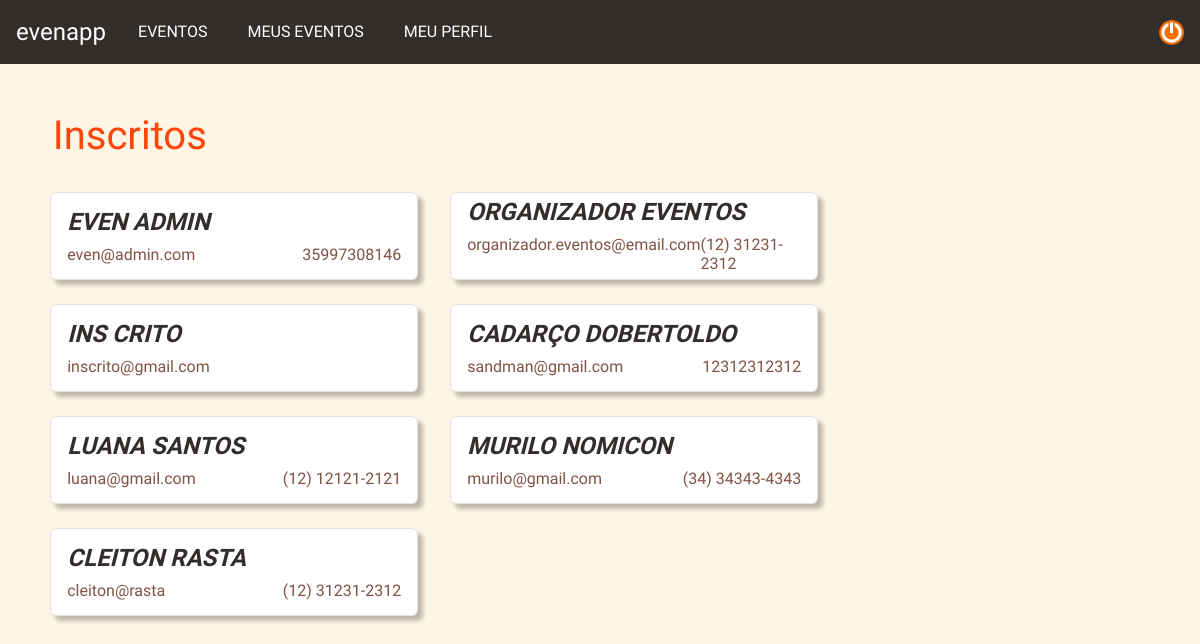
The app's page /users (signed in), older data.
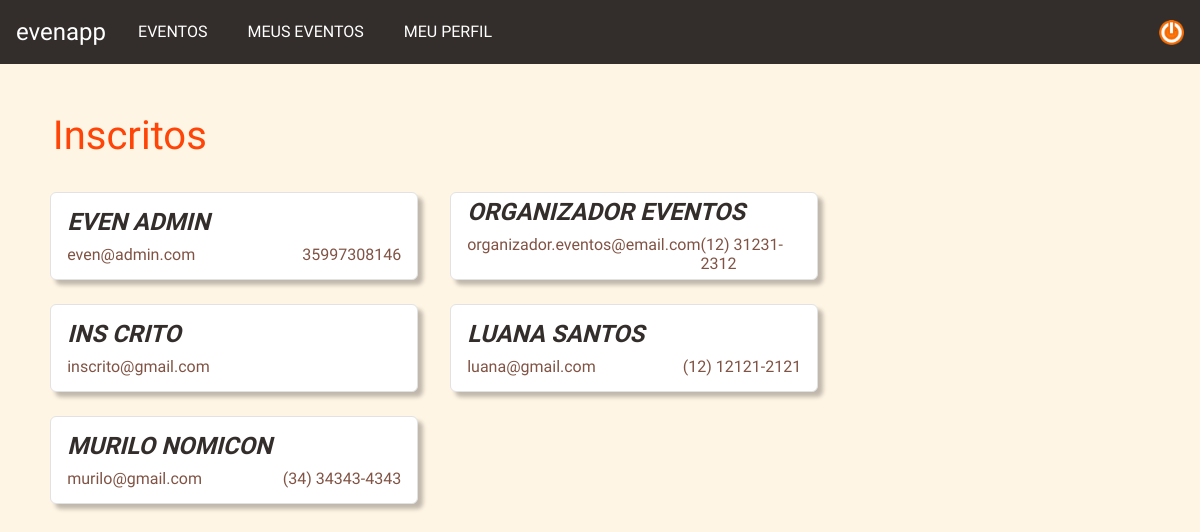
The same page, newer data.
### evenapp/models.py (models this page shows, shortened)
class Usuario(AbstractBaseUser, PermissionsMixin):
    TIPO_USUARIO_CHOICES = [
        ('admin', 'Administrador'),
        ('criador', 'Criador de Evento'),
        ('normal', 'Usuário Normal'),
    ]
    email = models.EmailField(unique=True)
    first_name = models.CharField(max_length=30, blank=True)
    last_name = models.CharField(max_length=30, blank=True)
    telefone = models.CharField(max_length=20, blank=True)
    tipo = models.CharField(max_length=10, choices=TIPO_USUARIO_CHOICES, default='normal')
    is_active = models.BooleanField(default=True)
    is_staff = models.BooleanField(default=False)  # necessário para acessar o admin
    date_joined = models.DateTimeField(default=timezone.now)
    objects = UsuarioManager()
    USERNAME_FIELD = 'email'
    REQUIRED_FIELDS = ['first_name', 'last_name', 'telefone']

### evenapp/views.py (the view)
# urls.py: path('users', views.users, name='subscribers'),
@user_type_required('admin')
def users(request):
    subscribers = Usuario.objects.all()
    return render(request, 'events/subscribers.html', {'subscribers': subscribers})

### evenapp/views.py (called while the page is built)
def user_type_required(*tipos_permitidos):
    def decorator(view_func):
        @wraps(view_func)
        def wrapper(request, *args, **kwargs):
            if request.user.is_authenticated and request.user.tipo in tipos_permitidos:
                return view_func(request, *args, **kwargs)
            return HttpResponseForbidden("Acesso negado.")
        return wrapper
    return decorator

### evenapp/templates/events/subscribers.html
{% extends "base.html" %}
{% load static %}
{% block extra_css %}
<link rel="stylesheet" href="{% static 'css/subscribers.css' %}">
{% endblock %}
{% block content %}
<div class="content">
    <h1 class="title pt-5">Inscritos</h1>
    <div class="subscribers">
        {% for subscriber in subscribers %}
        {% include 'users/subscriber.html' %}
        {% empty %}
        <h3 style="font-family: 'Roboto';">Não há inscritos até o momento no evento.</h3>
        {% endfor %}
    </div>
</div>
{% endblock %}

### evenapp/templates/users/subscriber.html
{% load static %}
{% load custom_filters %}
{% block extra_css %}
<link rel="stylesheet" href="{% static 'css/subscriber.css' %}">
{% endblock %}
{% block content %}
<div class="card mt-4 mx-3">
    <div class="mx-3">
        <h3 class="subscriber subscriber-title">{{subscriber.first_name}} {{subscriber.last_name}}</h3>
        <div class="mt-2" style="display: flex; justify-content: space-between;">
            <h4 class="subscriber subscriber-details">{{subscriber.email}}</h4>
            <h4 class="subscriber subscriber-details">{{subscriber.telefone}}</h4>
        </div>
    </div>
</div>
{% endblock %}

Row changes from the older to the newer data that the page shows:
removed Usuario: first_name "CADARÇO", last_name "DOBERTOLDO", email "sandman@gmail.com", telefone "12312312312"
removed Usuario: first_name "CLEITON", last_name "RASTA", email "cleiton@rasta", telefone "(12) 31231-2312"
